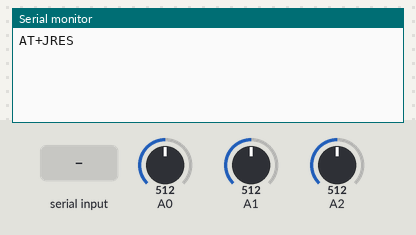
Simulated run of this program. Board: Arduino Uno, built with avr-gcc and run on an emulated ATmega328P. Parts: the last lines printed to the serial monitor. Inputs (shaded band) come from the test bench; at power-on: A0 = 512, A1 = 512, A2 = 512.

Above: at 0.9 s.
1.0 s: "ROK\n" received over Serial
At 1.5 s:
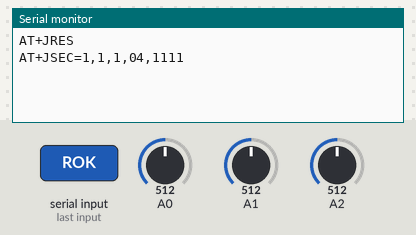
2.5 s: "OK\n" received over Serial
At 3.6 s:
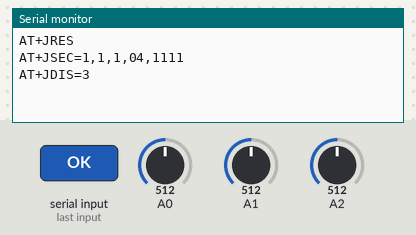
4.0 s: "+RCOI\n" received over Serial
At 4.17 s:
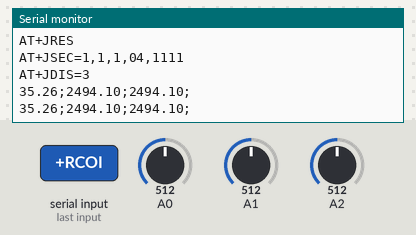
5.9 s: A0 set to 716
At 5.9 s:
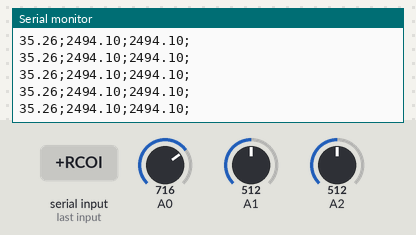
7.4 s: A1 set to 716
At 7.44 s:
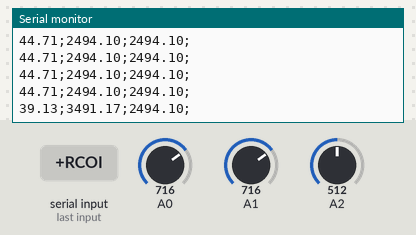
8.9 s: A2 set to 716
At 8.97 s:
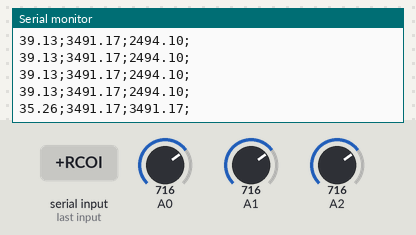
Timing chart, 0 to 11.4 s (numbered marks = the images above; inputs shaded):
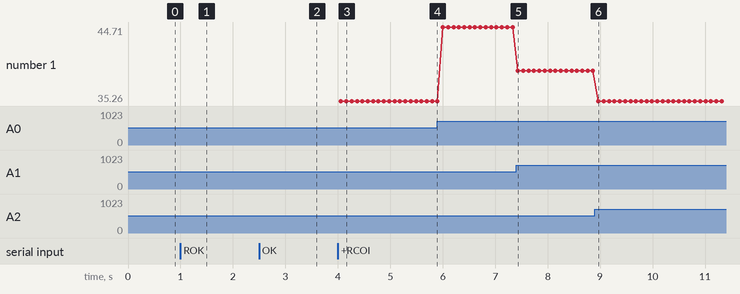

The program:

main.cpp
```cpp
/*
* THE PUNCH GAME
* UPC, EET - Emitters and Receivers
* author: MPomar,JDomenech,VHidalgo,AOlive,HGallego
* @repo: https://github.com/boyander/ThePunchGame
*/

#include <arduino.h>
#include "bluetoothModule/AtWrapper.h"
#include "accelerometer/ACC.h"

int led = 13;

AtWrapper wp("ThePunchGame");

//Setup [X,Y,Z] for accelerometer
ACC acc(0,1,2);

void setup(){

	Serial.begin(115200);
	acc.calibrate();
	//Blocks until new conection request
	if(wp.connect(true)){
		//Blink led showing conection ok
		pinMode(led, OUTPUT);
		digitalWrite(led,HIGH);
		delay(1000);
		digitalWrite(led,LOW);
	}
}

void loop(){
	//Serial.println("Connected with -> " + wp.client);
	acc.printACCForces();
	delay(100);
}
```

ACC.cpp
```cpp
/*
* THE PUNCH GAME
* UPC, EET - Emitters and Receivers
* author: MPomar,JDomenech,VHidalgo,AOlive,HGallego
* @repo: https://github.com/boyander/ThePunchGame
*/

#include "ACC.h"

ACC::ACC() {
	//analogReference(EXTERNAL);
	sensitivity = 300;
	reference = 5000;
}

ACC::ACC(int pinX, int pinY, int pinZ) {

	//Initialize pins to read
	this->pins = (int *) malloc(sizeof(int)*3);
	this->pins[ACC_X] = pinX;
	this->pins[ACC_Y] = pinY;
	this->pins[ACC_Z] = pinZ;

	//Initialize data vector
	this->data = (int *) malloc(sizeof(int)*3);

	//Initialize calibrated values
	this->zerog = (float *) malloc(sizeof(float)*3);

	analogReference(DEFAULT);
	sensitivity = 300;
	reference = 5000;
}

void ACC::readRAWData(){
	//Read data from Arduino ADC
	this->data[ACC_X] = analogRead(this->pins[ACC_X]);
	this->data[ACC_Y] = analogRead(this->pins[ACC_Y]);
	this->data[ACC_Z] = analogRead(this->pins[ACC_Z]);
}

void ACC::printRAWData(){
	Serial.print("ACC_X-> ");
	Serial.print(this->data[ACC_X],DEC);
	Serial.print("\tACC_Y-> ");
	Serial.print(this->data[ACC_Y],DEC);
	Serial.print("\tACC_Z-> ");
	Serial.print(this->data[ACC_Z],DEC);
	Serial.println("");
}


void ACC::calibrate(){
	this->zerog[ACC_X] = ((float)analogRead(this->pins[ACC_X]) * reference / 1023.0);
	this->zerog[ACC_Y] = ((float)analogRead(this->pins[ACC_Y]) * reference / 1023.0);
	this->zerog[ACC_Z] = ((float)analogRead(this->pins[ACC_Z]) * reference / 1023.0);
}


void ACC::printACCForces(){

	readRAWData();

	//printRAWData();

	/*Serial.print("ZERO X-> ");
	Serial.print(this->zerog[ACC_X]);
	Serial.print("\tZERO Y-> ");
	Serial.print(this->zerog[ACC_Y]);
	Serial.print("\tZERO Z-> ");
	Serial.print(this->zerog[ACC_Z]);
	Serial.println("");*/

	float RX = (((float)this->data[ACC_X] * reference / 1023.0) - this->zerog[ACC_X] / sensitivity);
	float RY = (((float)this->data[ACC_Y] * reference / 1023.0) - this->zerog[ACC_Y] / sensitivity);
	float RZ = (((float)this->data[ACC_Z] * reference / 1023.0) - this->zerog[ACC_X] / sensitivity);


	//float R = sqrt(RX*RX+RY*RY+RZ*RZ);

	//Angles
	//float CX = this->data[ACC_X] - this->zerog[ACC_X];
	//float CY = this->data[ACC_Y] - this->zerog[ACC_Y];
	//float CZ = this->data[ACC_Z] - this->zerog[ACC_Z];

	float pitch = atan2(RX,sqrt(RY*RY+RZ*RZ)) * 180. / M_PI;
	//float roll = atan2(RZ,RX)/ M_PI * 180.0;
	//float AX = acos(RX/R) * 180. / M_PI;
	//float AY = acos(RY/R) * 180. / M_PI;
	//float AZ = acos(RZ/R) * 180. / M_PI;

	/*Serial.print("G-> ");
	Serial.print(R);
	Serial.print("RX-> ");
	Serial.print(RX);
	Serial.print("\tRY-> ");
	Serial.print(RY);
	Serial.print("\tRZ-> ");
	Serial.print(RZ);
	Serial.println("");*/

	Serial.print(pitch);
	Serial.print(";");
	Serial.print(RY);
	Serial.print(";");
	Serial.print(RZ);
	Serial.print(";");
	Serial.println("");

}
```

ACC.h
```cpp
/*
* THE PUNCH GAME
* UPC, EET - Emitters and Receivers
* author: MPomar,JDomenech,VHidalgo,AOlive,HGallego
* @repo: https://github.com/boyander/ThePunchGame
*/

#include <arduino.h>
#include <math.h>

#define ACC_X 0
#define ACC_Y 1
#define ACC_Z 2

#define ADC_RESOLUTION_BITS 10

/* ADXL335 default sensitivity in mV/g */
#define ADXL335 300

class ACC {
	private:
		/* Analogic read pins for input data, by default [X,Y,Z] */
		int* pins;

		/* Analogic ADC readed data */
		int *data;

		/* Zero Gravity reference point in mV (calibrated values) */
		float *zerog;

		/* Sensitivity in mV/g */
		float sensitivity;

		/* ADC REF Voltage in mV */
		int reference;

		/*Reads RAW data from ADC on selected Pins*/
		void readRAWData();
	public:
		ACC();
		ACC(int pinX, int pinY, int pinZ);
		void calibrate();
		void printRAWData();
		void printACCForces();
};
```

AtWrapper.cpp
```cpp
/*
* THE PUNCH GAME
* UPC, EET - Emitters and Receivers
* author: MPomar,JDomenech,VHidalgo,AOlive,HGallego
* @repo: https://github.com/boyander/ThePunchGame
*/

#include "AtWrapper.h"

AtWrapper::AtWrapper() {
	Serial.flush();
}

AtWrapper::AtWrapper(String name) {
	if(name){
		this->name = name;
	}else{
		this->name = "";
	}
	AtWrapper();
}

bool AtWrapper::connect(bool stream = true){

	// Reset hardware device
	if( !sendATCommand("AT+JRES") ) return false;

	// Enable security command
	if( !sendATCommand("AT+JSEC=1,1,1,04,1111") ) return false;

	// Discoverable command
	if( !sendATCommand("AT+JDIS=3") ) return false;


	// Name validation
	if( name == "" ){
		// Set friendly name for bluetooth
		this->name = "BluetoothSerial";
	}else if (name.length() > NAME_MAX_LENGTH){
		// Trim name
		this->name = this->name.substring(0,NAME_MAX_LENGTH);
	}

	//Configure device name
	if( !sendATCommand("AT+JSLN="+String(name.length())+","+name) ) return false;

	// Register local sevice command
	if( !sendATCommand("AT+JRLS=1101,11,Serial Port,01,000000") ) return false;

	// Auto accept connection requests command
	if( !sendATCommand("AT+JAAC=1") ) return false;

	//Wait for +RCOI response from device
	waitForLink();

	if (stream){
		//Stream serial command (after this command it's a plain serial connection)
		if( !sendATCommand("AT+JSCR") ) return false;
	}

	//All was ok, so start playing!
	return true;
}


int AtWrapper::readInput(char* str,int buffer){
	int inByte = -1, lastByte = -1;
	int string_len = 0;

	while( (inByte == -1 || Serial.available() > 0) && (string_len < buffer)){
	   delay(10); // let the buffer fill up
	   // Read new byte
	   inByte = (char) Serial.read();
	   //Detect LF + CR (\n\r)
	   if((char)inByte == '\n') return string_len;
	   //Read incoming byte
	   if(inByte != -1){
		   str[string_len] = (char)inByte; // Save the data in a character array
		   string_len++;
	   }
	   //Store last byte
	   lastByte = inByte;
	}
	return string_len;
}

rCode AtWrapper::CatchResponse(bool debug = false) {

	char in[RESPONSE_BUFFER] = {0};
	int bytesReaded = 0;
	bytesReaded = readInput((char*) in, RESPONSE_BUFFER);

	String input(in);

	if(bytesReaded > 0){

		//Debug received command from device
		if(debug){
			Serial.print("Input was: ");
			Serial.print(input);
			Serial.println("");
		}

		//Parse received command
		if(input.substring(0,3) == "ROK"){
			return EBU_RESETOK;
		} else if (input.substring(0,2) == "OK") {
			return EBU_SETTEDOK;
		} else if (input.substring(0,5) == "+RCOI") {
			this->client = input.substring(6,19);
			return EBU_INPUTCONNREQUEST;
		} else if (input.substring(0,3) == "ERR") {
			return EBU_ERROR;
		}

		return EBU_UNDEFINED;
	}
	return EBU_NORESPONSE;
}

void AtWrapper::waitForLink(){
	//Loop until response
	rCode r = EBU_NORESPONSE;
	while(r != EBU_INPUTCONNREQUEST){
		r = CatchResponse();
	}
}

bool AtWrapper::sendATCommand(String at){

	//Send AT Code
	Serial.print(at+"\r\n");

	//Loop until response
	rCode r = EBU_NORESPONSE;
	while(r == EBU_NORESPONSE){
		r = CatchResponse();
	}

	//Flush serial connection buffers
	Serial.flush();

	//Return true if positive response or reset
	if( r == EBU_SETTEDOK || r == EBU_RESETOK ){
		return true;
	}

	//Check response code and inform user if there was an error
	if(DEBUG_RESPONSE){
		switch(r){
			case EBU_ERROR:
				Serial.println("Error on AT Command!");
			break;
			case EBU_UNDEFINED:
				Serial.println("Undefined AT Command!");
			break;
			default:
			break;
		}
	}

	//Unexpected response
	return false;
}


AtWrapper::~AtWrapper() {
	// TODO Auto-generated destructor stub
}
```

AtWrapper.h
```cpp
/*
* THE PUNCH GAME
* UPC, EET - Emitters and Receivers
* author: MPomar,JDomenech,VHidalgo,AOlive,HGallego
* @repo: https://github.com/boyander/ThePunchGame
*/

#include <arduino.h>

enum rCode{
	EBU_RESETOK,
	EBU_SETTEDOK,
	EBU_ERROR,
	EBU_INPUTCONNREQUEST,
	EBU_UNDEFINED,
	EBU_NORESPONSE
};

#define DEBUG_RESPONSE false

#define NAME_MAX_LENGTH 18
#define RESPONSE_BUFFER 128

class AtWrapper {
	private:
		String name;
		bool sendATCommand(String at);
	public:

		String client;

		AtWrapper();
		AtWrapper(String name);
		bool connect(bool stream);
		int readInput(char* str,int buffer);
		rCode CatchResponse(bool debug);
		void waitForLink();
		virtual ~AtWrapper();
};
```

Measured:
- after the input at 1.0 s, the serial monitor: prints a new line at once (image 1)
- after the input at 2.5 s, the serial monitor: prints a new line at once (image 2)
- after the input at 4.0 s, the serial monitor: prints a new line after 0.06 s (image 3)
- after the input at 7.4 s, the serial monitor: prints a new line at once (image 5)
- after the input at 8.9 s, the serial monitor: prints a new line after 0.07 s (image 6)
- plotted number 1: 35.26 → 44.71 after the input at 5.9 s, 44.71 → 39.13 after the input at 7.4 s, 39.13 → 35.26 after the input at 8.9 s
